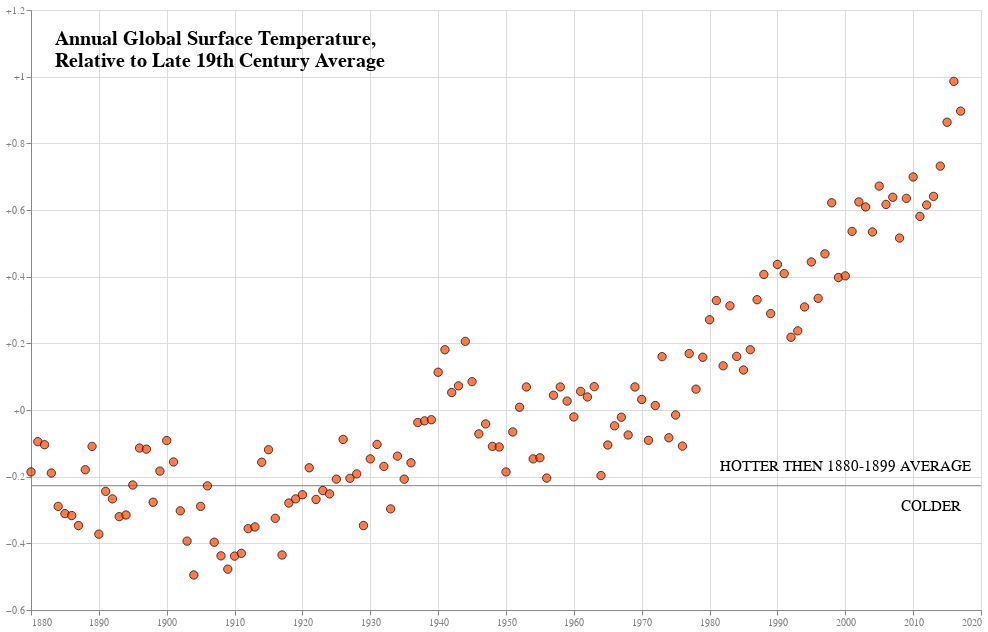

The notebook cell saved with this chart:
### Markdown cell above
Now starting to work on chart

### Code cell
chart = alt.Chart(df).properties( width = 950, height = 600,
             title= { "text": ["Annual Global Surface Temperature, ", "Relative to Late 19th Century Average"]})


mark = chart.mark_point(filled = True, size = 70,color = 'orangered', strokeWidth = 1, stroke='black').encode(
    x = alt.X("Year:Q", title=None, axis=alt.Axis(tickCount=10, format="d")), 
    y = alt.Y("avg:Q", title=None, axis=alt.Axis(tickCount=10, format="+20"), scale=alt.Scale(domain=[-0.6, 1.2]))
)


line = alt.Chart(line_df).mark_line(color= 'grey', strokeWidth=1).encode(
    x= 'Year',
    y= 'avg',
)

line_text_hotter = line.mark_text(size = 15, color = 'black',dy=-20).encode(
    text = 'title'
).transform_filter(
    alt.FieldEqualPredicate(field='Year', equal=2000))

line_text_colder = line.mark_text(size = 15, color = 'black',dy=20, dx=-50).encode(
    text = 'title'
).transform_filter(
    alt.FieldEqualPredicate(field='Year', equal=2020))

res = (line+line_text_hotter+line_text_colder+mark).configure_axisLeft(labelColor='grey').configure_axisBottom(labelColor='grey').configure_title(
    fontSize=20,
    font='Arial',
    anchor='start',
    dx = 50,
    dy = 70,
    color='Black'
)
res

### Figure 1 — Vega-Lite specification as saved in the notebook (floating-point values rounded to 4 significant figures; data arrays with more than 128 entries replaced by an {"elided": "..."} marker saying what was removed)
{"config": {"view": {"continuousWidth": 400, "continuousHeight": 300}, "axisBottom": {"labelColor": "grey"}, "axisLeft": {"labelColor": "grey"}, "title": {"anchor": "start", "color": "Black", "dx": 50, "dy": 70, "font": "Arial", "fontSize": 20}}, "layer": [{"mark": {"type": "line", "color": "grey", "strokeWidth": 1}, "encoding": {"x": {"type": "quantitative", "field": "Year"}, "y": {"type": "quantitative", "field": "avg"}}}, {"mark": {"type": "text", "color": "black", "dy": -20, "size": 15}, "encoding": {"text": {"type": "nominal", "field": "title"}, "x": {"type": "quantitative", "field": "Year"}, "y": {"type": "quantitative", "field": "avg"}}, "transform": [{"filter": {"equal": 2000, "field": "Year"}}]}, {"mark": {"type": "text", "color": "black", "dx": -50, "dy": 20, "size": 15}, "encoding": {"text": {"type": "nominal", "field": "title"}, "x": {"type": "quantitative", "field": "Year"}, "y": {"type": "quantitative", "field": "avg"}}, "transform": [{"filter": {"equal": 2020, "field": "Year"}}]}, {"data": {"name": "data-ec9f92c397f97ab79b81f5d20b8603db"}, "mark": {"type": "point", "color": "orangered", "filled": true, "size": 70, "stroke": "black", "strokeWidth": 1}, "encoding": {"x": {"type": "quantitative", "axis": {"format": "d", "tickCount": 10}, "field": "Year", "title": null}, "y": {"type": "quantitative", "axis": {"format": "+20", "tickCount": 10}, "field": "avg", "scale": {"domain": [-0.6, 1.2]}, "title": null}}, "height": 600, "title": {"text": ["Annual Global Surface Temperature, ", "Relative to Late 19th Century Average"]}, "width": 950}], "data": {"name": "data-3f2f526fcbba62701dd03be2e1549a17"}, "$schema": "https://vega.github.io/schema/vega-lite/v4.8.1.json", "datasets": {"data-3f2f526fcbba62701dd03be2e1549a17": [{"Year": 1880, "avg": -0.2271, "title": ""}, {"Year": 2000, "avg": -0.2271, "title": "HOTTER THEN 1880-1899 AVERAGE"}, {"Year": 2020, "avg": -0.2271, "title": "COLDER"}], "data-ec9f92c397f97ab79b81f5d20b8603db": {"elided": "138 records"}}}
